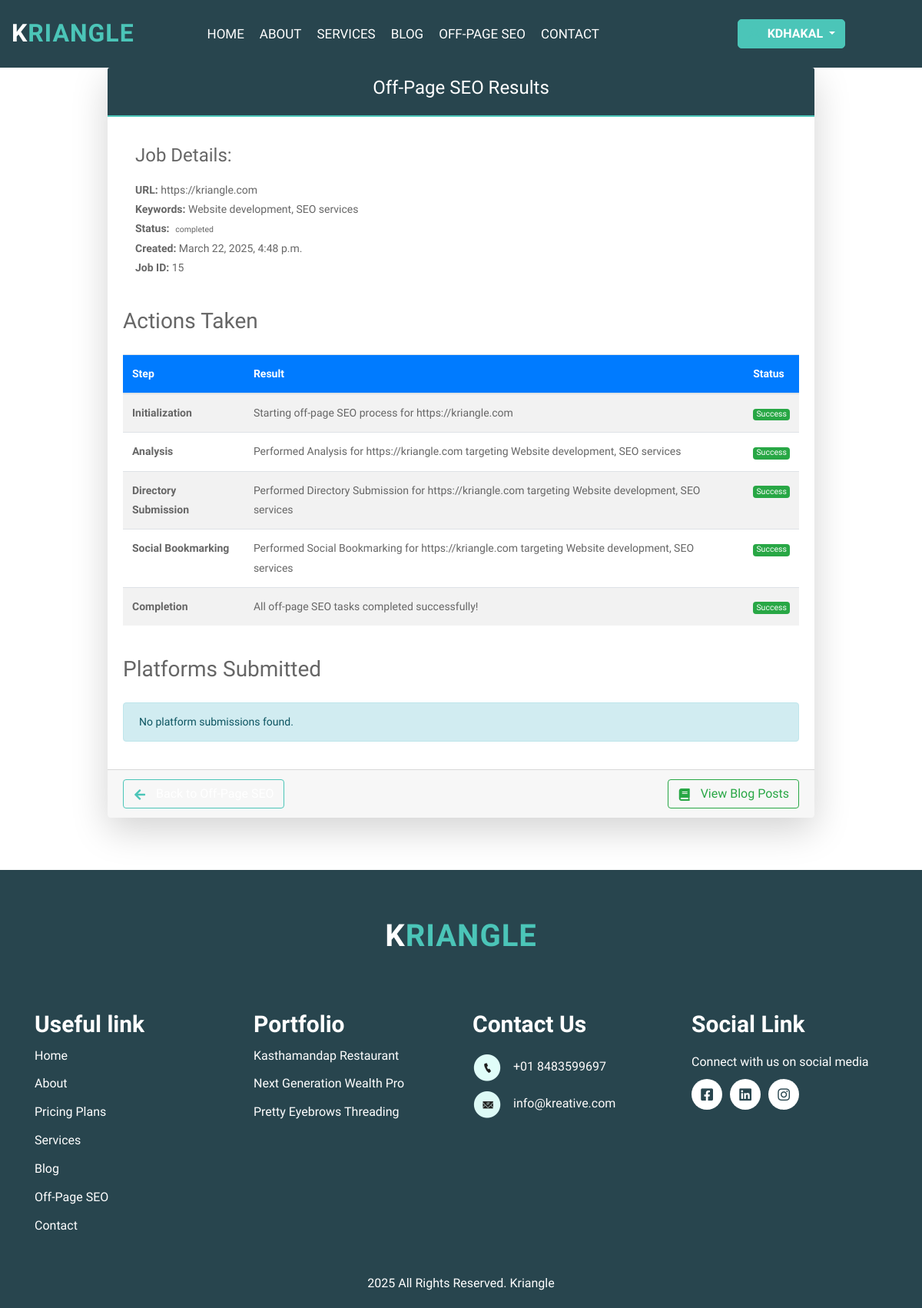
The page /seo-results/15/ (signed in) on the database its author committed.
### kriangle_app/models.py (models this page shows, shortened)
class SEOJob(models.Model):
    user = models.ForeignKey(User, on_delete=models.CASCADE, related_name='seo_jobs', null=True)
    url = models.URLField()
    website_url = models.URLField(default='', blank=True)  # Add this for compatibility
    keywords = models.TextField()
    created_at = models.DateTimeField(auto_now_add=True)
    status = models.CharField(max_length=50, default='pending',
                             choices=[('pending', 'Pending'),
                                     ('processing', 'Processing'),
                                     ('completed', 'Completed'),
                                     ('failed', 'Failed'),
                                     ('PENDING', 'Pending')])

class SEOResult(models.Model):
    job = models.ForeignKey(SEOJob, on_delete=models.CASCADE, related_name='results')
    step = models.CharField(max_length=100)
    result_data = models.TextField()
    status = models.CharField(max_length=50, default='success',
                              choices=[('success', 'Success'),
                                      ('failed', 'Failed'),
                                      ('pending', 'Pending')])
    created_at = models.DateTimeField(auto_now_add=True)

### kriangle_app/views.py (the view)
# urls.py: path("seo-results/<int:job_id>/", views.seo_results, name="seo_results"),
@login_required
def seo_results(request, job_id):
    job = get_object_or_404(SEOJob, id=job_id)
    results = SEOResult.objects.filter(job=job).order_by('id')
    context = {
        'job': job,
        'results': results
    }
    return render(request, 'autoseo/seo_results.html', context)

### kriangle_app/templates/autoseo/seo_results.html (shortened to what this page needs)
{% extends 'autoseo/base.html' %}
{% load static %}
{% block content %}
<div class="container py-5">
    <div class="row justify-content-center">
        <div class="col-lg-10">
            <div class="card shadow-lg border-0 rounded-lg">
                <div class="card-header bg-success text-white">
                    <h1 class="text-center mb-0">Off-Page SEO Results</h1>
                </div>
                <div class="card-body">
                    <div class="mb-4 p-3 bg-light rounded">
                        <h2 class="h4">Job Details:</h2>
                        <div><strong>URL:</strong> {{ job.url }}</div>
                        <div><strong>Keywords:</strong> {{ job.keywords }}</div>
                        <div><strong>Status:</strong> <span class="badge badge-{{ job.status|lower }}">{{ job.status }}</span></div>
                        <div><strong>Created:</strong> {{ job.created_at }}</div>
                        <div><strong>Job ID:</strong> {{ job.id }}</div>
                    </div>
                    <h2 class="h3 mb-3">Actions Taken</h2>
                    <div class="table-responsive mb-4">
                        <table class="table table-striped">
                            <thead class="bg-primary text-white">
                                <tr>
                                    <th>Step</th>
                                    <th>Result</th>
                                    <th>Status</th>
                                </tr>
                            </thead>
                            <tbody>
                                {% for result in results %}
                                <tr>
                                    <td><strong>{{ result.step }}</strong></td>
                                    <td>{{ result.result_data }}</td>
                                    <td>
                                        {% if result.status == 'success' %}
                                            <span class="badge badge-success">Success</span>
                                        {% elif result.status == 'failed' %}
                                            <span class="badge badge-danger">Failed</span>
                                        {% else %}
                                            <span class="badge badge-warning">{{ result.status }}</span>
                                        {% endif %}
                                    </td>
                                </tr>
                                {% empty %}
                                <tr>
                                    <td colspan="3" class="text-center">No results found. <a href="{% url 'offpageseo' %}">Try again</a></td>
                                </tr>
                                {% endfor %}
                            </tbody>
                        </table>
                    </div>
                    <h2 class="h3 mb-3">Platforms Submitted</h2>
                    <div class="row">
                        {% for action in job.offpage_actions.all %}
                            <div class="col-md-6 mb-3">
                                <div class="card h-100">
                                    <div class="card-body">
                                        <h5 class="card-title">{{ action.platform }}</h5>
                                        <h6 class="card-subtitle mb-2 text-muted">{{ action.action_type }}</h6>
                                        {% if action.url %}
                                            <a href="{{ action.url }}" target="_blank" class="card-link">View Submission</a>
                                        {% endif %}
                                    </div>
                                    <div class="card-footer">
                                        <small class="text-muted">{{ action.created_at|date:"F d, Y" }}</small>
                                        {% if action.status == 'success' %}
                                            <span class="badge badge-success float-right">Success</span>
                                        {% elif action.status == 'failed' %}
                                            <span class="badge badge-danger float-right">Failed</span>
                                        {% else %}
                                            <span class="badge badge-warning float-right">{{ action.status }}</span>
                                        {% endif %}
                                    </div>
                                </div>
                            </div>
                        {% empty %}
                            <div class="col-12">
                                <div class="alert alert-info">No platform submissions found.</div>
                            </div>
                        {% endfor %}
                    </div>
                </div>
                <div class="card-footer">
                    <div class="row">
                        <div class="col-md-6">
                            <a href="{% url 'offpageseo' %}" class="btn btn-outline-primary">
                                <i class="fa fa-arrow-left mr-2"></i> Back to Off-Page SEO
                            </a>
                        </div>
                        <div class="col-md-6 text-right">
                            <a href="{% url 'blog' %}" class="btn btn-outline-success">
                                <i class="fa fa-book mr-2"></i> View Blog Posts
                            </a>
                        </div>
                    </div>
                </div>
            </div>
        </div>
    </div>
</div>
{% endblock %}

### kriangle_app/templates/autoseo/base.html (shortened to what this page needs)
{% load static %}
<!DOCTYPE html>
<html>
   <head>
      <link rel="stylesheet" type="text/css" href="{% static 'css/bootstrap.min.css' %}">
      <link rel="stylesheet" type="text/css" href="{% static 'css/style.css' %}">
      <link rel="stylesheet" href="{% static 'css/responsive.css' %}">
      <link rel="stylesheet" href="{% static 'css/jquery.mCustomScrollbar.min.css' %}">
      <link rel="stylesheet" href="https://cdnjs.cloudflare.com/ajax/libs/font-awesome/5.15.4/css/all.min.css" />
   </head>
   <body data-authenticated="{% if user.is_authenticated %}true{% else %}false{% endif %}">
      <div class="header_section header_bg">
         <div class="container-fluid">
            <nav class="navbar navbar-expand-lg navbar-light bg-light">
               <a class="navbar-brand" href="{% url 'home' %}">
                 <div class="text-logo">
                   <span class="logo-text">K<span class="highlight">riangle</span></span>
                 </div>
               </a>
               <div class="collapse navbar-collapse" id="navbarSupportedContent">
                  <ul class="navbar-nav mr-auto">
                     <li class="nav-item {% if request.path == '/' %}active{% endif %}">
                        <a class="nav-link" href="{% url 'home' %}">Home</a>
                     </li>
                     <li class="nav-item {% if 'about' in request.path %}active{% endif %}">
                        <a class="nav-link" href="{% url 'about' %}">About</a>
                     </li>
                     <li class="nav-item {% if 'services' in request.path %}active{% endif %}">
                        <a class="nav-link" href="{% url 'services' %}">Services</a>
                     </li>
                     <li class="nav-item {% if 'blog' in request.path %}active{% endif %}">
                        <a class="nav-link" href="{% url 'blog' %}">Blog</a>
                     </li>
                     <li class="nav-item {% if 'offpageseo' in request.path %}active{% endif %}">
                        <a class="nav-link" href="{% url 'offpageseo' %}">Off-Page SEO</a>
                     </li>
                     <li class="nav-item {% if 'contact' in request.path %}active{% endif %}">
                        <a class="nav-link" href="{% url 'contact' %}">Contact</a>
                     </li>
                  </ul>
                  <div class="user-auth ml-auto">
                     {% if user.is_authenticated %}
                        <div class="dropdown">
                           <button class="btn btn-outline-primary dropdown-toggle" type="button" id="userDropdown" data-toggle="dropdown" aria-haspopup="true" aria-expanded="false">
                              <i class="fas fa-user mr-1"></i> {{ user.username }}
                           </button>
                        </div>
                     {% else %}
                        <a href="{% url 'login' %}" class="btn btn-outline-primary">
                           <i class="fas fa-sign-in-alt mr-1"></i> Login
                        </a>
                     {% endif %}
                  </div>
               </div>
            </nav>
         </div>
      </div>
      <div id="content" class="content-container">
        {% block content %}{% endblock %}
      </div>
      <div class="footer_section layout_padding">
        <div class="container">
           <div class="row">
              <div class="col-md-12">
                 <div class="footer_logo">
                   <div class="text-logo">
                     <span class="logo-text">K<span class="highlight">riangle</span></span>
                   </div>
                 </div>
              </div>
           </div>
           <div class="footer_section_2">
              <div class="row">
                 <div class="col-lg-3 col-sm-6">
                    <h2 class="useful_text">Useful link </h2>
                    <div class="footer_menu">
                       <ul>
                          <li><a href="{% url 'home' %}">Home</a></li>
                          <li><a href="{% url 'about' %}">About</a></li>
                          <li><a href="{% url 'pricing' %}">Pricing Plans</a></li>
                          <li><a href="{% url 'services' %}">Services</a></li>
                          <li><a href="{% url 'blog' %}">Blog</a></li>
                          <li><a href="{% url 'offpageseo' %}">Off-Page SEO</a></li>
                          <li><a href="{% url 'contact' %}">Contact</a></li>
                       </ul>
                    </div>
                 </div>
                 <div class="col-lg-3 col-sm-6">
                    <h2 class="useful_text">Portfolio</h2>
                    <div class="footer_menu">
                       <ul>
                          <li><a href="https://www.kasthamandapnyc.com/" target="_blank">Kasthamandap Restaurant</a></li>
                          <li><a href="https://nextgenerationwealthpro.com/" target="_blank">Next Generation Wealth Pro</a></li>
                          <li><a href="http://www.dallaseyebrows.com/" target="_blank">Pretty Eyebrows Threading</a></li>
                       </ul>
                    </div>
                 </div>
                 <div class="col-lg-3 col-sm-6">
                    <h2 class="useful_text">Contact Us</h2>
                    <div class="location_text"><img src="{% static 'images/call-icon.png' %}" alt="Off Page SEO"><span class="padding_left_15"><a href="#">+01 8483599697</a></span></div>
                    <div class="location_text"><img src="{% static 'images/mail-icon.png' %}" alt="On Page SEO"><span class="padding_left_15"><a href="#">info@kreative.com</a></span></div>
                 </div>
                 <div class="col-lg-3 col-sm-6">
                    <h2 class="useful_text">Social Link</h2>
                    <p class="footer_text">Connect with us on social media </p>
                    <div class="social_icon">
                       <ul>
                          <li><a href="https://www.facebook.com/krishna.dhakal.37" target="_blank"><i class="fab fa-facebook-square" aria-hidden="true"></i></a></li>
                          <li><a href="https://www.linkedin.com/in/krishnadhakal/" target="_blank"><i class="fab fa-linkedin" aria-hidden="true"></i></a></li>
                          <li><a href="https://www.instagram.com/cris_nadhakal/" target="_blank"><i class="fab fa-instagram" aria-hidden="true"></i></a></li>
                       </ul>
                    </div>
                 </div>
              </div>
           </div>
        </div>
     </div>
     <div class="copyright_section">
        <div class="container">
           <p class="copyright_text">2025 All Rights Reserved. Kriangle </p>
        </div>
     </div>
  </body>
</html>

### kriangle_app/static/css/icomoon.css (style rules this page uses)
body { background: #fff; }

### kriangle_app/templates/autoseo/base.html (style rules this page uses)
.header_section, .header_bg { margin-top: 0 !important; padding-top: 0 !important; }
body[data-authenticated="true"] .header_section { margin-top: 0 !important; padding-top: 0 !important; }
.content-container { padding-top: 20px; }

### rows shown on the page
SEOJob: url "https://kriangle.com", keywords "Website development, SEO services", status "completed", created_at "March 22, 2025, 4:48 p.m.", id "15"
SEOResult: step "Initialization", result_data "Starting off-page SEO process for https://kriangle.com", status "Success"
SEOResult: step "Analysis", result_data "Performed Analysis for https://kriangle.com targeting Website development, SEO services", status "Success"
SEOResult: step "Directory Submission", result_data "Performed Directory Submission for https://kriangle.com targeting Website development, SEO services", status "Success"
SEOResult: step "Social Bookmarking", result_data "Performed Social Bookmarking for https://kriangle.com targeting Website development, SEO services", status "Success"
SEOResult: step "Completion", result_data "All off-page SEO tasks completed successfully!", status "Success"

### other values the page prints
{{ user.username }} "KDHAKAL"
